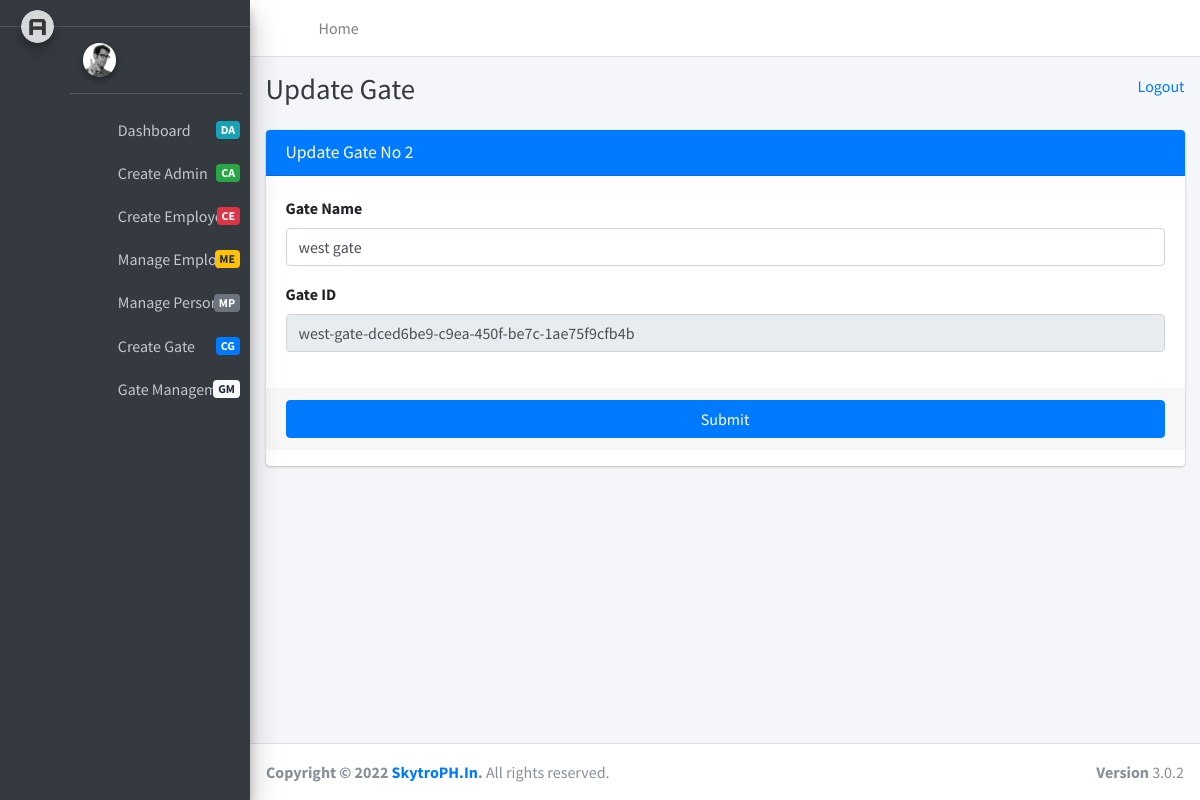
/update_gate/2, run on the app's committed database.
### core/models.py (models this page shows, shortened)
class Gate(models.Model):
    gate_name = models.CharField(max_length=20)
    gate_unique_id = models.CharField(max_length=40, unique=True)
    created_at = models.DateTimeField(auto_now_add = True)
    updated_at = models.DateTimeField(auto_now = True)

### core/admin_views.py (the view)
# urls.py: path('update_gate/<str:gate_id>', update_gate, name = 'update_gate'),
def update_gate(request, gate_id):
    gate = Gate.objects.get(id = gate_id)
    context = {"gate":gate}
    return render(request, "admin_templates/update_gate.htm", context)

### templates/admin_templates/update_gate.htm (shortened to what this page needs)
{% extends 'admin_templates/base.htm' %}
{% load static %}
{% block page_title %} Update Gate {% endblock page_title %}
{% block main_content %}
  <section class="content">
    <div class="container-fluid">
        <div class="row">
            <div class="col-md-12">
              <div class="card card-primary">
                <div class="card-header">
                  <h3 class="card-title">Update Gate No {{gate.id}} </h3>
                </div>
                <form role="form" action = "{% url 'update_gate_save' %}" method = "POST"> {% csrf_token %}
                  <div class="card-body">
                    <div class="form-group">
                        <label for="gatename">Gate Name</label>
                        <input type="text" class="form-control" id="gatename" placeholder="Gate Name" name = "gatename" value = "{{gate.gate_name}}">
                    </div>
                    <div class="form-group">
                        <label for="gate_no">Gate ID</label>
                        <input type="text" class="form-control" id="gate_no" placeholder="Gate Number" name = "gate_no" value = "{{gate.gate_unique_id}}" disabled>
                    </div>
                  </div>
                  <div class="card-footer">
                    <button type="submit" class="btn btn-primary btn-block">Submit</button>
                  </div>
                </form>
              </div>
            </div>
        </div>
    </div>
  </section>
{% endblock main_content %}

### data on the page
Gate: id "2", gatename "west gate", gate_no "west-gate-dced6be9-c9ea-450f-be7c-1ae75f9cfb4b"
